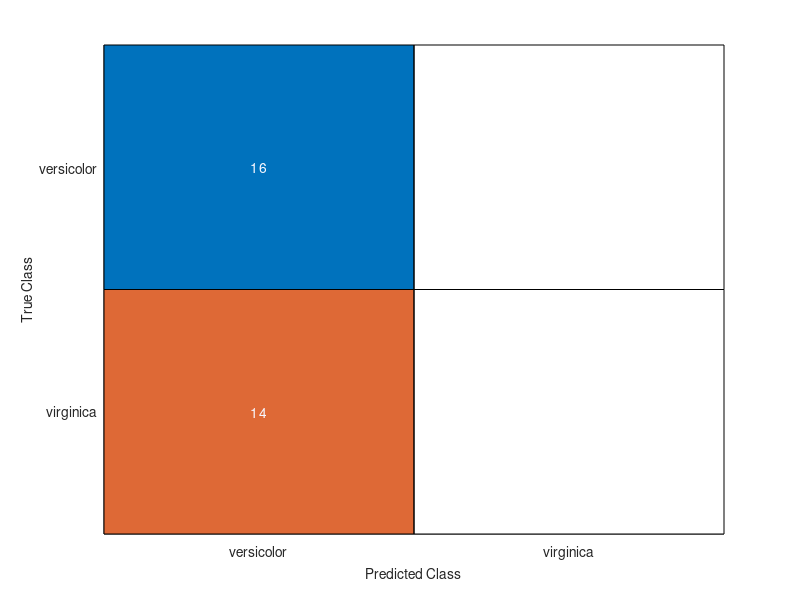

Write MATLAB code to recreate this figure.
load fisheriris.mat
rng(1)

inds = ~strcmp(species,'setosa');
X = meas(inds,3:4);
y = species(inds);

n = length(y);
hpartition = cvpartition(n,'Holdout',0.3);

idxTrain = training(hpartition);
measTrain = X(idxTrain,:);
speciesTrain = y(idxTrain);

idxTest = test(hpartition);
measTest = X(idxTest,:);
speciesTest = y(idxTest);

%2つのクラスを分類するSVM
SVMModel = fitcsvm(measTrain,speciesTrain,'KernelFunction','linear','Standardize',true);
predictedSpecies = predict(SVMModel,measTest);
confusionchart(speciesTest,predictedSpecies);
